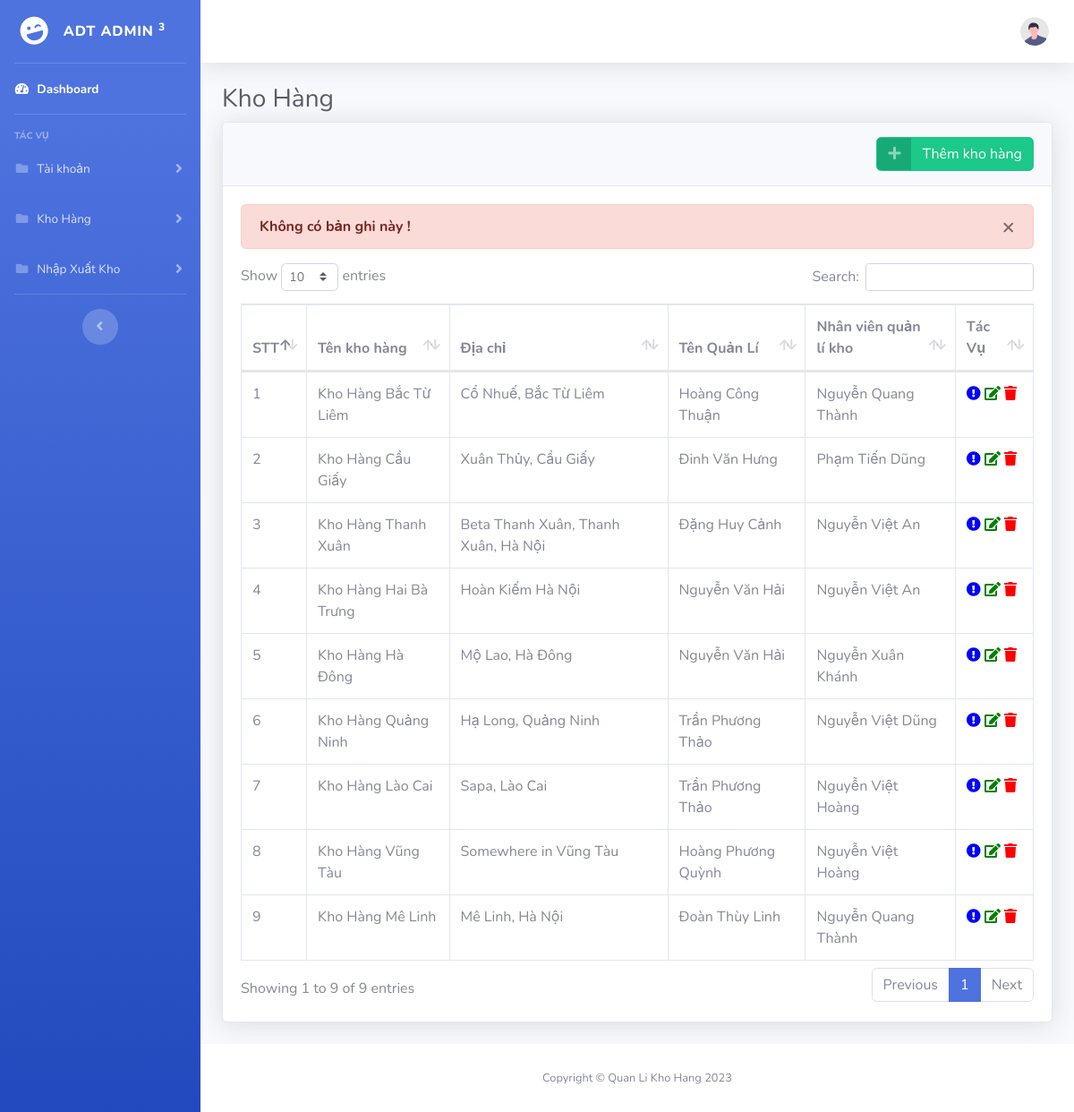
The app's page /quanlikhohang/dskhohang.php?status=id_not_found (signed in) with its own data.
### tables this page shows
CREATE TABLE `khohang` (
  `id` int(11) NOT NULL,
  `tenKhoHang` varchar(100) NOT NULL,
  `diaChi` varchar(255) NOT NULL,
  `taiKhoanId` int(11) NOT NULL,
  `nhanVienId` int(11) NOT NULL
);

CREATE TABLE `nhanvien` (
  `id` int(11) NOT NULL,
  `tenNhanVien` varchar(100) NOT NULL,
  `soDienThoai` varchar(255) NOT NULL,
  `email` varchar(255) NOT NULL,
  `diaChi` varchar(255) NOT NULL,
  `chucVu` varchar(255) NOT NULL
);

### quanlikhohang/dskhohang.php (the view, shortened to what this page needs)
<!DOCTYPE html>
<html lang="en">
<head>
    <link href="../vendor/fontawesome-free/css/all.min.css" rel="stylesheet" type="text/css">
    <link href="../css/sb-admin-2.min.css" rel="stylesheet">
    <link href="../vendor/datatables/dataTables.bootstrap4.min.css" rel="stylesheet">
</head>
<body id="page-top">
    <div id="wrapper">
        <?php
        include("../layout/menu.php");
        ?>
        <div id="content-wrapper" class="d-flex flex-column">
            <div id="content">
                <?php
                include("../layout/header.php");
                ?>
                <div class="container-fluid">
                    <h1 class="h3 mb-2 text-gray-800"> Kho Hàng </h1>
                    <div class="card shadow mb-4">
                        <div class="card-header py-3 d-flex justify-content-end">
                            <a href="createkhohang.php" class="btn btn-success btn-icon-split">
                                <span class="icon text-white-50">
                                    <i class="fas fa-plus"></i>
                                </span>
                                <span class="text"> Thêm kho hàng </span>
                            </a>
                        </div>
                        <div class="card-body">
                            <?php $status = isset($_GET["status"]) ? $_GET["status"] : ""; ?>
                            <?php if ($status == 'add_success') : ?>
                                <div class="alert alert-success" role="alert">
                                    <button type="button" class="close" data-dismiss="alert" aria-label="Close"><span aria-hidden="true">&times;</span></button>
                                    <strong>Thêm thành công</strong>
                                </div>
                            <?php elseif ($status == 'id_not_found') : ?>
                                <div class="alert alert-danger" role="alert">
                                    <button type="button" class="close" data-dismiss="alert" aria-label="Close"><span aria-hidden="true">&times;</span></button>
                                    <strong> Không có bản ghi này ! </strong>
                                </div>
                            <?php endif; ?>
                            <div class="table-responsive">
                                <table class="table table-bordered" id="dataTable" width="100%" cellspacing="0">
                                    <thead>
                                        <tr>
                                            <th>STT</th>
                                            <th>Tên kho hàng</th>
                                            <th>Địa chỉ</th>
                                            <th>Tên Quản Lí</th>
                                            <th>Nhân viên quản lí kho</th>
                                            <th>Tác Vụ</th>
                                        </tr>
                                    </thead>
                                    <tbody>
                                        <?php
                                        require "../connection.php";
                                        $sql = "SELECT khohang.id, khohang.tenKhoHang, khohang.diaChi, admin.tenTaiKhoan, nhanvien.tenNhanVien
                                                    FROM  khohang, admin, nhanvien
                                                    WHERE admin.id = khohang.taiKhoanId
                                                    AND nhanvien.id = khohang.nhanVienId
                                                ";
                                        $danhmuc_khohang = mysqli_query($conn, $sql);
                                        $counter = 1;
                                        ?>
                                        <?php while ($row = $danhmuc_khohang->fetch_assoc()) {
                                            $cnt = $counter;
                                            $counter++;
                                            $id = $row['id'];
                                            $tenKhoHang = $row['tenKhoHang'];
                                            $diaChi = $row['diaChi'];
                                            $tenQuanLi = $row['tenTaiKhoan'];
                                            $nhanVienQLKho = $row['tenNhanVien'];
                                        ?>
                                            <tr>
                                                <td>
                                                    <?php echo $cnt; ?>
                                                </td>
                                                <td>
                                                    <?php echo $tenKhoHang; ?>
                                                </td>
                                                <td>
                                                    <?php echo $diaChi; ?>
                                                </td>
                                                <td>
                                                    <?php echo $tenQuanLi; ?>
                                                </td>
                                                <td>
                                                    <?php echo $nhanVienQLKho; ?>
                                                </td>
                                                    <td>
                                                        <a href="dsdanhmuckhohang.php?khoHangId=<?php echo $id; ?>" style='color: blue'>
                                                            <i class="fas fa-exclamation-circle"></i>
                                                        </a>
                                                        <a href="updatekhohang.php?updateid=<?php echo $id; ?>" style='color: green'>
                                                            <i class="fas fa-edit"></i>
                                                        </a>
                                                        <a href="deletekhohang.php?deletedid=<?php echo $id; ?>" style='color: red'>
                                                            <i class="fas fa-trash"></i>
                                                        </a>
                                                    </td>
                                            </tr>
                                        <?php }
                                        ; ?>
                                    </tbody>
                                </table>
                            </div>
                        </div>
                    </div>
                </div>
            </div>
            <footer class="sticky-footer bg-white">
                <div class="container my-auto">
                    <div class="copyright text-center my-auto">
                        <span>Copyright &copy; Quan Li Kho Hang 2023</span>
                    </div>
                </div>
            </footer>
        </div>
    </div>
</body>
</html>

### records on screen
khohang: cnt "1", tenKhoHang "Kho Hàng Bắc Từ Liêm", diaChi "Cổ Nhuế, Bắc Từ Liêm", taiKhoanId.tenTaiKhoan "Hoàng Công Thuận", nhanVienId.tenNhanVien "Nguyễn Quang Thành"
khohang: cnt "2", tenKhoHang "Kho Hàng Cầu Giấy", diaChi "Xuân Thủy, Cầu Giấy", taiKhoanId.tenTaiKhoan "Đinh Văn Hưng", nhanVienId.tenNhanVien "Phạm Tiến Dũng"
khohang: cnt "3", tenKhoHang "Kho Hàng Thanh Xuân", diaChi "Beta Thanh Xuân, Thanh Xuân, Hà Nội", taiKhoanId.tenTaiKhoan "Đặng Huy Cảnh", nhanVienId.tenNhanVien "Nguyễn Việt An"
khohang: cnt "4", tenKhoHang "Kho Hàng Hai Bà Trưng", diaChi "Hoàn Kiếm Hà Nội", taiKhoanId.tenTaiKhoan "Nguyễn Văn Hải", nhanVienId.tenNhanVien "Nguyễn Việt An"
khohang: cnt "5", tenKhoHang "Kho Hàng Hà Đông", diaChi "Mộ Lao, Hà Đông", taiKhoanId.tenTaiKhoan "Nguyễn Văn Hải", nhanVienId.tenNhanVien "Nguyễn Xuân Khánh"
khohang: cnt "6", tenKhoHang "Kho Hàng Quảng Ninh", diaChi "Hạ Long, Quảng Ninh", taiKhoanId.tenTaiKhoan "Trần Phương Thảo", nhanVienId.tenNhanVien "Nguyễn Việt Dũng"
khohang: cnt "7", tenKhoHang "Kho Hàng Lào Cai", diaChi "Sapa, Lào Cai", taiKhoanId.tenTaiKhoan "Trần Phương Thảo", nhanVienId.tenNhanVien "Nguyễn Việt Hoàng"
khohang: cnt "8", tenKhoHang "Kho Hàng Vũng Tàu", diaChi "Somewhere in Vũng Tàu", taiKhoanId.tenTaiKhoan "Hoàng Phương Quỳnh", nhanVienId.tenNhanVien "Nguyễn Việt Hoàng"
khohang: cnt "9", tenKhoHang "Kho Hàng Mê Linh", diaChi "Mê Linh, Hà Nội", taiKhoanId.tenTaiKhoan "Đoàn Thùy Linh", nhanVienId.tenNhanVien "Nguyễn Quang Thành"
